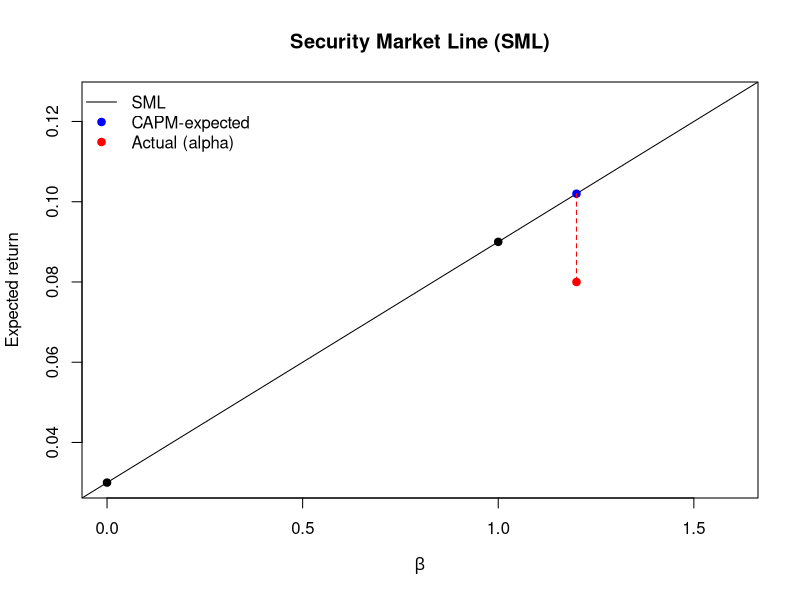

Reproduce this figure in R.
## ---- chunk 1
knitr::opts_chunk$set(echo = TRUE, message = FALSE, warning = FALSE, fig.width = 6.5, fig.height = 4.2)
## ---- chunk 2
# Inputs
rf   <- 0.03
Rm   <- 0.09
beta <- 1.2
Ract <- 0.08

# CAPM expected return and alpha
Ecapm <- rf + beta * (Rm - rf)
alpha <- Ract - Ecapm

cat(sprintf("CAPM expected return: %.2f%%\n", 100*Ecapm))
cat(sprintf("Actual return: %.2f%%\n", 100*Ract))
cat(sprintf("Performance gap (Actual - CAPM): %.2f%%\n", 100*(Ract - Ecapm)))
cat(sprintf("Alpha: %.2f%%\n", 100*alpha))

if (alpha > 0) print("Over-performs (above SML).") else print("Under-performs (below SML).")
## ---- chunk 3
# Security Market Line plot
plot(c(0, 1.6), c(rf, rf + 1.6*(Rm - rf)), type = "n",
     xlab = expression(beta), ylab = "Expected return",
     main = "Security Market Line (SML)")
abline(a = rf, b = (Rm - rf))                 # SML
points(0, rf, pch = 19)                       # risk-free
points(1, Rm, pch = 19)                       # market
points(beta, Ecapm, pch = 19, col = "blue")   # CAPM-expected for the stock
points(beta, Ract,  pch = 19, col = "red")    # actual point
segments(beta, Ecapm, beta, Ract, col = "red", lty = 2)  # alpha gap
legend("topleft",
       legend = c("SML", "CAPM-expected", "Actual (alpha)"),
       lty = c(1, NA, NA), pch = c(NA, 19, 19),
       col = c("black", "blue", "red"), bty = "n")
